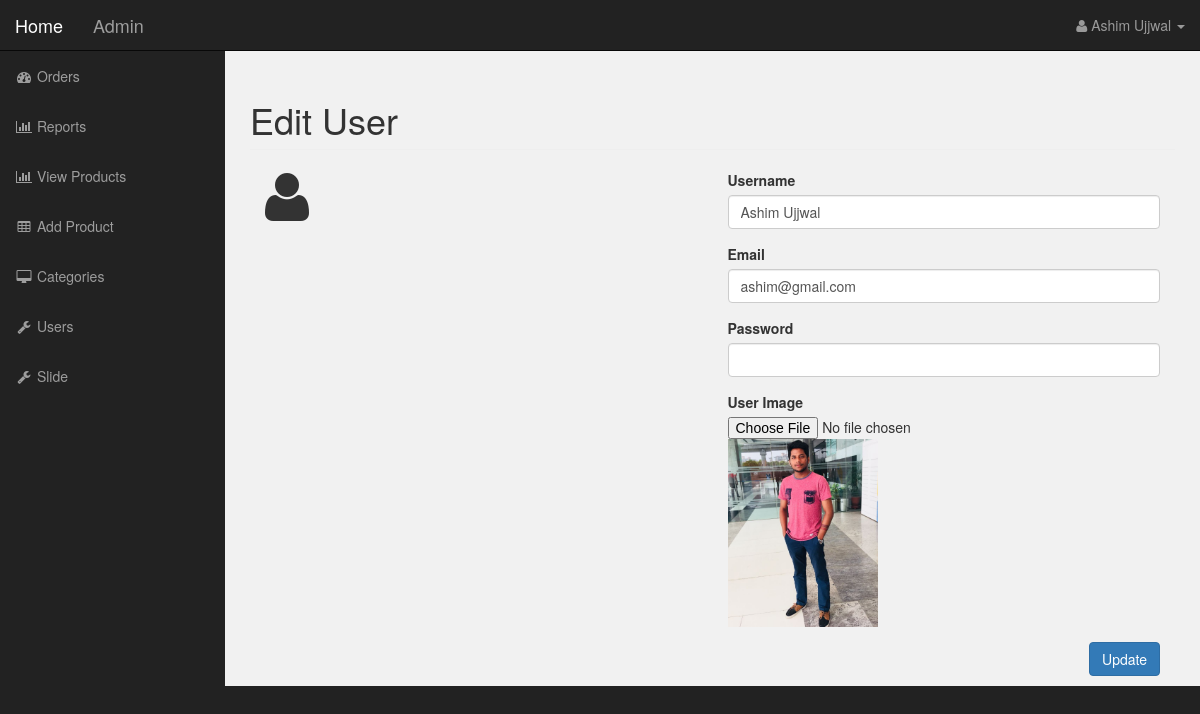
/admin/index.php?edit_user&id=26 (signed in), run on the app's committed database.
### tables this page shows
CREATE TABLE `users` (
  `user_id` int(11) NOT NULL,
  `username` varchar(255) NOT NULL,
  `email` varchar(255) NOT NULL,
  `password` varchar(300) NOT NULL,
  `image` varchar(255) NOT NULL
);

### resources/functions.php (called while the page is built, shortened)
<?php
function query($sql)
{
	global $connect;
	return mysqli_query($connect,$sql);
}
function escape_string($string)
{
	global $connect;
	return mysqli_real_escape_string($connect,$string);
}
function fetch_array($result)
{
	return mysqli_fetch_array($result);
}
?>

### resources/templates/back/edit_user.php (the view, shortened to what this page needs)
<?php
if(isset($_GET['id']))
{
	$query = query("SELECT * FROM users WHERE user_id = " .escape_string($_GET['id']). " ");
    while($row = fetch_array($query))
	{
		$username            = escape_string($row['username']);
		$email               = escape_string($row['email']);
		$image               = $row['image'];
	}
}
?>
<h1 class="page-header">
      Edit User
  </h1>
<div class="col-md-6 user_image_box">
<span id="user_admin" class='fa fa-user fa-4x'></span>
</div>
<form action="" method="post" enctype="multipart/form-data">
<div class="col-md-6">
     <div class="form-group">
      <label for="username">Username</label>
      <input type="text" name="username" class="form-control" value ="<?php if(isset($username)) echo $username; ?>" required>
     </div>
      <div class="form-group">
          <label for="email">Email</label>
      <input type="text" name="email" class="form-control" value = "<?php if(isset($email)) echo $email; ?>">
     </div>
      <div class="form-group">
      <label for="password">Password</label>
      <input type="password" name="password" class="form-control" value="" >
     </div>
	  <div class="form-group">
	  <label for="user-image">User Image</label>
      <input type="file" name="image">
	  	<img width = "150" src = "../../resources/images/<?php if(isset($image)) echo $image ; ?>">
     </div>
      <div class="form-group">
      <input type="submit" name="update" class="btn btn-primary pull-right" value="Update" >
     </div>
    </div>
</form>

### public/admin/css/sb-admin.css (style rules this page uses)
body { margin-top: 100px; background-color: #222; }
@media (min-width:768px) { body { margin-top: 50px; } }

### data on the page
users: username "Ashim Ujjwal", email "ashim@gmail.com", image (picture)

### other printed values
$_SESSION['username'] "Ashim Ujjwal"
